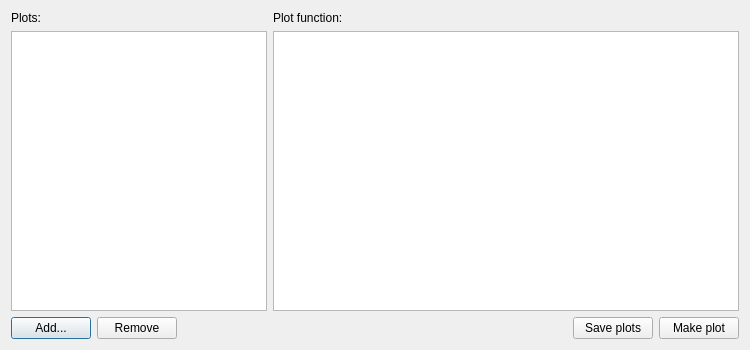
<?xml version="1.0" encoding="UTF-8"?>
<ui version="4.0">
 <class>CustomPlots</class>
 <widget class="QDialog" name="CustomPlots">
  <property name="geometry">
   <rect>
    <x>0</x>
    <y>0</y>
    <width>750</width>
    <height>350</height>
   </rect>
  </property>
  <property name="windowTitle">
   <string>User-defined plots</string>
  </property>
  <layout class="QHBoxLayout" name="horizontalLayout_4">
   <item>
    <layout class="QHBoxLayout" name="horizontalLayout" stretch="0,3">
     <item>
      <layout class="QVBoxLayout" name="verticalLayout">
       <property name="sizeConstraint">
        <enum>QLayout::SetFixedSize</enum>
       </property>
       <item>
        <widget class="QLabel" name="label">
         <property name="text">
          <string>Plots:</string>
         </property>
        </widget>
       </item>
       <item>
        <widget class="QListWidget" name="listPlots">
         <property name="sizePolicy">
          <sizepolicy hsizetype="Expanding" vsizetype="Expanding">
           <horstretch>0</horstretch>
           <verstretch>0</verstretch>
          </sizepolicy>
         </property>
         <property name="minimumSize">
          <size>
           <width>100</width>
           <height>0</height>
          </size>
         </property>
         <property name="baseSize">
          <size>
           <width>0</width>
           <height>0</height>
          </size>
         </property>
         <property name="alternatingRowColors">
          <bool>true</bool>
         </property>
        </widget>
       </item>
       <item>
        <layout class="QHBoxLayout" name="horizontalLayout_2">
         <item>
          <widget class="QPushButton" name="buttonAddPlot">
           <property name="text">
            <string>Add...</string>
           </property>
          </widget>
         </item>
         <item>
          <widget class="QPushButton" name="buttonRemovePlot">
           <property name="text">
            <string>Remove</string>
           </property>
          </widget>
         </item>
         <item>
          <spacer name="horizontalSpacer">
           <property name="orientation">
            <enum>Qt::Horizontal</enum>
           </property>
           <property name="sizeHint" stdset="0">
            <size>
             <width>5</width>
             <height>20</height>
            </size>
           </property>
          </spacer>
         </item>
        </layout>
       </item>
      </layout>
     </item>
     <item>
      <layout class="QVBoxLayout" name="verticalLayout_2">
       <item>
        <widget class="QLabel" name="label_2">
         <property name="text">
          <string>Plot function:</string>
         </property>
        </widget>
       </item>
       <item>
        <widget class="QPlainTextEdit" name="editSourceCode">
         <property name="sizePolicy">
          <sizepolicy hsizetype="Expanding" vsizetype="Expanding">
           <horstretch>1</horstretch>
           <verstretch>0</verstretch>
          </sizepolicy>
         </property>
         <property name="minimumSize">
          <size>
           <width>400</width>
           <height>0</height>
          </size>
         </property>
         <property name="lineWrapMode">
          <enum>QPlainTextEdit::NoWrap</enum>
         </property>
        </widget>
       </item>
       <item>
        <layout class="QHBoxLayout" name="horizontalLayout_3">
         <item>
          <spacer name="horizontalSpacer_2">
           <property name="orientation">
            <enum>Qt::Horizontal</enum>
           </property>
           <property name="sizeHint" stdset="0">
            <size>
             <width>40</width>
             <height>20</height>
            </size>
           </property>
          </spacer>
         </item>
         <item>
          <widget class="QPushButton" name="buttonSave">
           <property name="text">
            <string>Save plots</string>
           </property>
          </widget>
         </item>
         <item>
          <widget class="QPushButton" name="buttonMakePlot">
           <property name="text">
            <string>Make plot</string>
           </property>
          </widget>
         </item>
        </layout>
       </item>
      </layout>
     </item>
    </layout>
   </item>
  </layout>
 </widget>
 <resources/>
 <connections/>
</ui>
